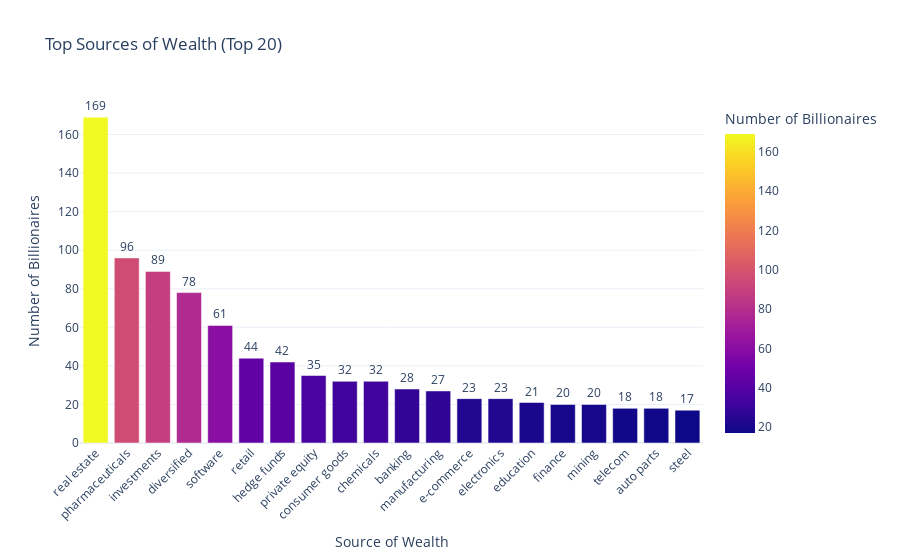

The code cell stored with this chart in its notebook:
### Code cell
# Top Sources of wealth for most billionaires
# Top Sources of Wealth
top_sources = df['Source'].value_counts().head(20).reset_index()
top_sources.columns = ['Source', 'Number of Billionaires']

# Create interactive bar chart
fig = px.bar(
    top_sources,
    x='Source',
    y='Number of Billionaires',
    title='Top Sources of Wealth (Top 20)',
    text='Number of Billionaires',
    color='Number of Billionaires',
    labels={'Source': 'Source of Wealth', 'Number of Billionaires': 'Number of Billionaires'}
)

fig.update_traces(textposition='outside')
fig.update_layout(template='plotly_white', xaxis_tickangle=-45)
fig.show()

### Figure 1 — Plotly figure (JSON) as saved in the notebook; plotly's stock layout.template omitted (floating-point values rounded to 4 significant figures)
{"data": [{"hovertemplate": "Source of Wealth=%{x}<br>Number of Billionaires=%{marker.color}<extra></extra>", "legendgroup": "", "marker": {"color": [169, 96, 89, 78, 61, 44, 42, 35, 32, 32, 28, 27, 23, 23, 21, 20, 20, 18, 18, 17], "coloraxis": "coloraxis", "pattern": {"shape": ""}}, "name": "", "orientation": "v", "showlegend": false, "text": [169.0, 96.0, 89.0, 78.0, 61.0, 44.0, 42.0, 35.0, 32.0, 32.0, 28.0, 27.0, 23.0, 23.0, 21.0, 20.0, 20.0, 18.0, 18.0, 17.0], "textposition": "outside", "type": "bar", "x": ["real estate", "pharmaceuticals", "investments", "diversified", "software", "retail", "hedge funds", "private equity", "consumer goods", "chemicals", "banking", "manufacturing", "e-commerce", "electronics", "education", "finance", "mining", "telecom", "auto parts", "steel"], "xaxis": "x", "y": [169, 96, 89, 78, 61, 44, 42, 35, 32, 32, 28, 27, 23, 23, 21, 20, 20, 18, 18, 17], "yaxis": "y"}], "layout": {"barmode": "relative", "coloraxis": {"colorbar": {"title": {"text": "Number of Billionaires"}}, "colorscale": [[0, "#0d0887"], [0.1111, "#46039f"], [0.2222, "#7201a8"], [0.3333, "#9c179e"], [0.4444, "#bd3786"], [0.5556, "#d8576b"], [0.6667, "#ed7953"], [0.7778, "#fb9f3a"], [0.8889, "#fdca26"], [1, "#f0f921"]]}, "legend": {"tracegroupgap": 0}, "title": {"text": "Top Sources of Wealth (Top 20)"}, "xaxis": {"anchor": "y", "domain": [0, 1], "tickangle": -45, "title": {"text": "Source of Wealth"}}, "yaxis": {"anchor": "x", "domain": [0, 1], "title": {"text": "Number of Billionaires"}}}}
